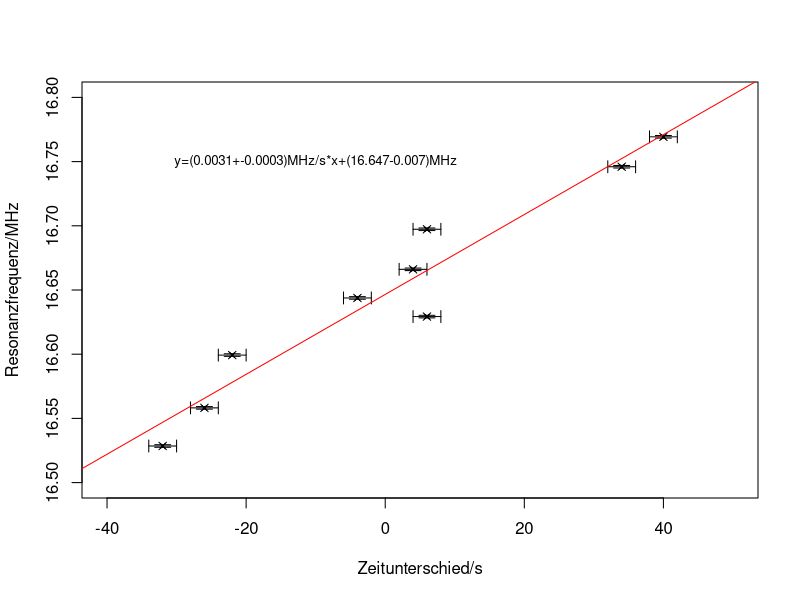

Reproduce this figure in R.
library("Hmisc")
library("plotrix")
x <- c(0.3, 1.7, 2.0, 0.3, 0.2, -0.2, -1.1, -1.3, -1.6) *20
y <- c(16.6293, 16.7460, 16.7693, 16.6973, 16.6661, 16.6438, 16.5993, 16.5582, 16.5285)
errx <- c(0.1, 0.1, 0.1, 0.1, 0.1, 0.1, 0.1, 0.1, 0.1)*20
erry <- c(0.001, 0.001, 0.001, 0.001, 0.001, 0.001, 0.001, 0.001, 0.001)


plot(x, y, type="p", xlim=c(-40, 50), ylim=c(16.5, 16.8), xlab = "Zeitunterschied/s", ylab = "Resonanzfrequenz/MHz", pch=4)
plotCI (x, y, uiw=erry , err="y" , pch=4, cex=0.6 ,add=TRUE)
plotCI (x, y, uiw=errx , err="x" , pch=4, cex=0.6 ,add=TRUE)


text(x=-10, y=16.75, "y=(0.0031+-0.0003)MHz/s*x+(16.647-0.007)MHz", cex=0.8)
fm1 <- lm(y ~ x)
summary(fm1)
abline(fm1, col = "red")
